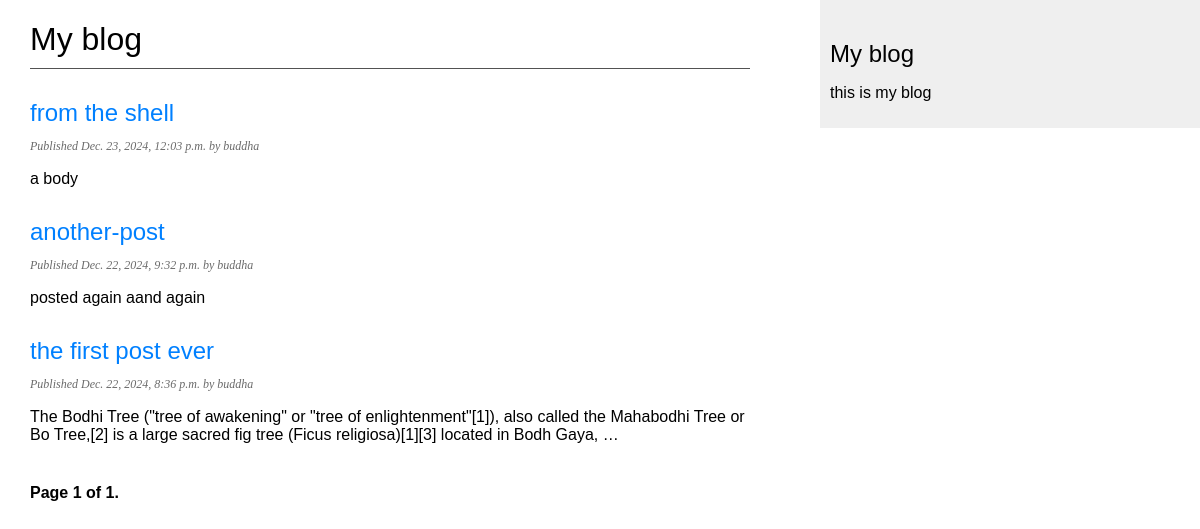
Page /blog/ on the earlier database version.
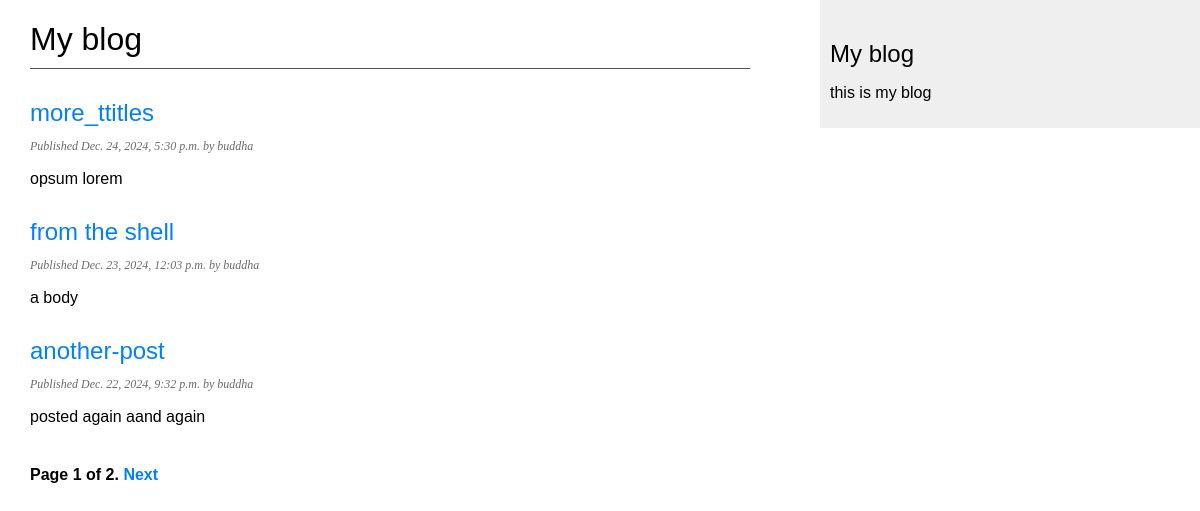
Same page on the later database version.
### blog/models.py (models this page shows, shortened)
class Post (models.Model):
    class Status(models.TextChoices):
        DRAFT = 'DR', 'Draft'
        PUBLISHED = 'PB', 'Published'
    objects = models.Manager()
    published = PublishedManager()
    title = models.CharField(max_length=50)
    slug = models.SlugField(max_length=100, unique_for_date='publish')
    body = models.TextField()
    publish = models.DateTimeField(default=timezone.now)
    created = models.DateTimeField(auto_now_add=True)
    updated = models.DateTimeField(auto_now=True)
    status = models.CharField(max_length=2,
                              choices=Status,
                              default=Status.DRAFT)
    author = models.ForeignKey(settings.AUTH_USER_MODEL,
                               on_delete=models.CASCADE,
                               related_name="blog_posts")
    class Meta:
        ordering = ['-publish']
        indexes = [
            models.Index(fields=['-publish']),
            ]
    def get_absolute_url(self):
        return reverse("blog:post_detail", args=[self.publish.year,
                                                 self.publish.month,
                                                 self.publish.day,
                                                 self.slug])

### blog/views.py (the view)
# urls.py: path('', views.PostListView.as_view(), name='post_list'),
class PostListView(ListView):
    queryset = Post.published.all()
    context_object_name = 'posts'
    paginate_by = 3
    template_name = 'blog/post/list.html'

### blog/templates/blog/post/list.html (shortened to what this page needs)
{% extends "blog/base.html" %}
{% block content %}
    <h1>My blog</h1>
    {% for post in posts%}
        <h2>
            <a href="{{ post.get_absolute_url }}">
                {{ post.title }}
            </a>
        </h2>
        <p class="date">
            Published {{ post.publish }} by {{ post.author }}
        </p>
        {{ post.body | truncatewords:30 | linebreaks }}
    {% endfor %}
    {% include "pagination.html" with page=page_obj %}
{% endblock %}

Differences in the rows shown:
no longer on this page (row unchanged): Post: title "the first post ever", publish "Dec. 22, 2024, 8:36 p.m.", author "buddha", body "The Bodhi Tree (\"tree of awakening\" or \"tree of enlightenment\"[1]), also called the Mahabodhi Tree or Bo Tree,[2] is a large sacred fig tree (Ficus religiosa)[1][3] located in Bodh Gaya, …"
added Post: title "more_ttitles", publish "Dec. 24, 2024, 5:30 p.m.", author "buddha", body "opsum lorem"
Other differences:
{{ page.paginator.num_pages }}: "1" → "2"
text now shown: "Next"
